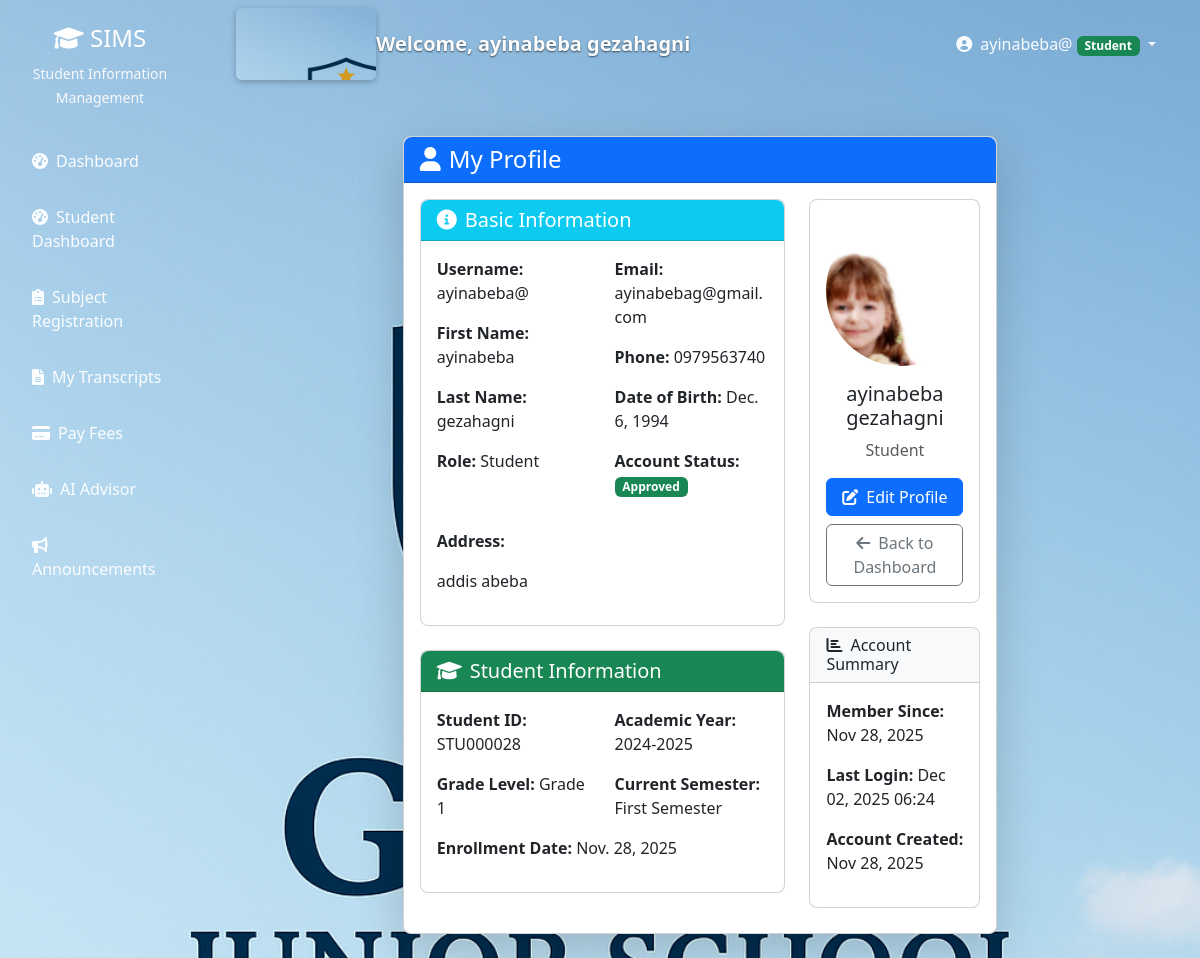
Before: /profile/ (signed in) with the older database file.
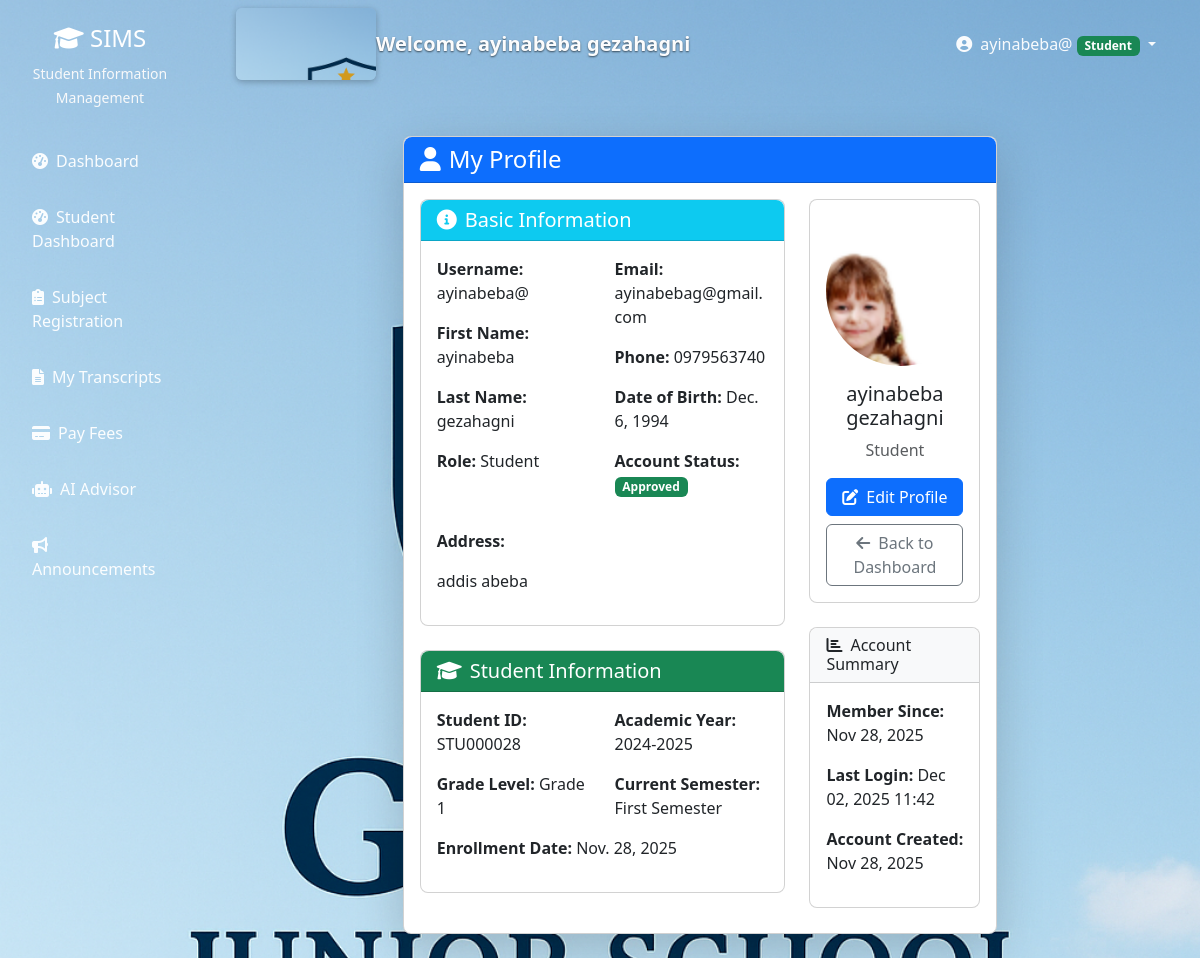
After: the same page with the newer database file.
### users/models.py (models this page shows, shortened)
class User(AbstractUser):
    ROLE_CHOICES = (
        ('admin', 'Administrator'),
        ('teacher', 'Teacher'),
        ('student', 'Student'),
        ('registrar', 'Registrar'),
        ('finance', 'Finance Officer'),
        ('parent', 'Parent'),
    )
    role = models.CharField(max_length=20, choices=ROLE_CHOICES)
    phone = models.CharField(max_length=15, blank=True)
    address = models.TextField(blank=True)
    date_of_birth = models.DateField(null=True, blank=True)
    profile_picture = models.ImageField(upload_to='profiles/', null=True, blank=True)
    is_approved = models.BooleanField(default=False)
    created_at = models.DateTimeField(auto_now_add=True)

### users/views.py (the view)
# urls.py: path('profile/', views.profile, name='profile'),
@login_required
def profile(request):
    user = request.user
    context = {
        'user': user,
    }
    if user.role == 'student':
        try:
            context['student_profile'] = user.studentprofile
        except StudentProfile.DoesNotExist:
            pass
    elif user.role == 'teacher':
        try:
            context['teacher_profile'] = user.teacherprofile
        except TeacherProfile.DoesNotExist:
            pass
    elif user.role == 'parent':
        try:
            context['parent_profile'] = user.parentprofile
            context['linked_students'] = StudentParent.objects.filter(parent=user).select_related('student', 'student__studentprofile')
        except ParentProfile.DoesNotExist:
            pass
    return render(request, 'users/profile.html', context)

### users/models.py (called while the page is built)
    def get_current_semester_display(self):
        return dict(self.SEMESTER_CHOICES).get(self.current_semester, 'Unknown')

### templates/users/profile.html (shortened to what the changed rows need)
{% extends 'base.html' %}
{% load static %}
{% block content %}
<div class="container-fluid py-4">
    <div class="row justify-content-center">
        <div class="col-md-10 col-lg-8">
            <div class="card shadow-lg">
                <div class="card-header bg-primary text-white">
                    <h4 class="card-title mb-0">
                        <i class="fas fa-user me-2"></i>My Profile
                    </h4>
                </div>
                <div class="card-body">
                    <div class="row">
                        <div class="col-md-8">
                            <div class="card mb-4">
                                <div class="card-header bg-info text-white">
                                    <h5 class="card-title mb-0">
                                        <i class="fas fa-info-circle me-2"></i>Basic Information
                                    </h5>
                                </div>
                                <div class="card-body">
                                    <div class="row">
                                        <div class="col-md-6">
                                            <p><strong>Username:</strong> {{ user.username }}</p>
                                            <p><strong>First Name:</strong> {{ user.first_name }}</p>
                                            <p><strong>Last Name:</strong> {{ user.last_name }}</p>
                                            <p><strong>Role:</strong> {{ user.get_role_display }}</p>
                                        </div>
                                        <div class="col-md-6">
                                            <p><strong>Email:</strong> {{ user.email }}</p>
                                            <p><strong>Phone:</strong> {{ user.phone|default:"Not provided" }}</p>
                                            <p><strong>Date of Birth:</strong> {{ user.date_of_birth|default:"Not provided" }}</p>
                                            <p><strong>Account Status:</strong>
                                                <span class="badge {% if user.is_approved %}bg-success{% else %}bg-warning{% endif %}">
                                                    {% if user.is_approved %}Approved{% else %}Pending Approval{% endif %}
                                                </span>
                                            </p>
                                        </div>
                                    </div>
                                    <div class="mt-3">
                                        <p><strong>Address:</strong> {{ user.address|default:"Not provided"|linebreaks }}</p>
                                    </div>
                                </div>
                            </div>
                            {% if user.role == 'student' and student_profile %}
                            <div class="card mb-4">
                                <div class="card-header bg-success text-white">
                                    <h5 class="card-title mb-0">
                                        <i class="fas fa-graduation-cap me-2"></i>Student Information
                                    </h5>
                                </div>
                                <div class="card-body">
                                    <div class="row">
                                        <div class="col-md-6">
                                            <p><strong>Student ID:</strong> {{ student_profile.student_id }}</p>
                                            <p><strong>Grade Level:</strong> Grade {{ student_profile.grade_level }}</p>
                                        </div>
                                        <div class="col-md-6">
                                            <p><strong>Academic Year:</strong> {{ student_profile.academic_year }}</p>
                                            <p><strong>Current Semester:</strong> {{ student_profile.get_current_semester_display }}</p>
                                        </div>
                                    </div>
                                    <p><strong>Enrollment Date:</strong> {{ student_profile.enrollment_date }}</p>
                                </div>
                            </div>
                            {% endif %}
                        </div>
                        <div class="col-md-4">
                            <div class="card mb-4">
                                <div class="card-body text-center">
                                    {% if user.profile_picture %}
                                        <img src="{{ user.profile_picture.url }}" alt="Profile Picture"
                                             class="rounded-circle mb-3" style="width: 150px; height: 150px; object-fit: cover;">
                                    {% else %}
                                        <div class="bg-light rounded-circle d-inline-flex align-items-center justify-content-center mb-3"
                                             style="width: 150px; height: 150px;">
                                            <i class="fas fa-user fa-4x text-secondary"></i>
                                        </div>
                                    {% endif %}
                                    <h5>{{ user.get_full_name|default:user.username }}</h5>
                                    <p class="text-muted">{{ user.get_role_display }}</p>
                                    <div class="d-grid gap-2">
                                        <a href="{% url 'edit_profile' %}" class="btn btn-primary">
                                            <i class="fas fa-edit me-2"></i>Edit Profile
                                        </a>
                                        <a href="{% url 'dashboard' %}" class="btn btn-outline-secondary">
                                            <i class="fas fa-arrow-left me-2"></i>Back to Dashboard
                                        </a>
                                    </div>
                                </div>
                            </div>
                            <div class="card">
                                <div class="card-header bg-light">
                                    <h6 class="card-title mb-0">
                                        <i class="fas fa-chart-bar me-2"></i>Account Summary
                                    </h6>
                                </div>
                                <div class="card-body">
                                    <p><strong>Member Since:</strong> {{ user.date_joined|date:"M d, Y" }}</p>
                                    <p><strong>Last Login:</strong> {{ user.last_login|date:"M d, Y H:i"|default:"Never" }}</p>
                                    <p><strong>Account Created:</strong> {{ user.created_at|date:"M d, Y" }}</p>
                                </div>
                            </div>
                        </div>
                    </div>
                </div>
            </div>
        </div>
    </div>
</div>
{% endblock %}

### templates/base.html (shortened to what this page needs)
<!DOCTYPE html>
<html lang="en">
  <head>
    {% load static %}
    <link
      href="https://cdn.jsdelivr.net/npm/bootstrap@5.3.0/dist/css/bootstrap.min.css"
      rel="stylesheet"
    />
    <link
      href="https://cdnjs.cloudflare.com/ajax/libs/font-awesome/6.0.0/css/all.min.css"
      rel="stylesheet"
    />
  </head>
  <body>
    {% if user.is_authenticated %}
    <div class="container-fluid">
      <div class="row">
        <nav class="col-md-3 col-lg-2 d-md-block sidebar">
          <div class="position-sticky pt-4">
            <div class="text-center mb-4">
              <h4 class="text-white">
                <i class="fas fa-graduation-cap"></i> SIMS
              </h4>
              <small class="text-light">Student Information Management</small>
            </div>
            <ul class="nav flex-column">
              <li class="nav-item">
                <a
                  class="nav-link {% if request.resolver_match.url_name == 'dashboard' %}active{% endif %}"
                  href="{% url 'dashboard' %}"
                >
                  <i class="fas fa-tachometer-alt me-2"></i>Dashboard
                </a>
              </li>
              {% if user.role == 'student' or user.is_student %}
              <li class="nav-item">
                <a class="nav-link" href="{% url 'student_dashboard' %}">
                  <i class="fas fa-tachometer-alt me-2"></i>Student Dashboard
                </a>
              </li>
              <li class="nav-item">
                <a class="nav-link" href="{% url 'subject_registration' %}">
                  <i class="fas fa-clipboard-list me-2"></i>Subject Registration
                </a>
              </li>
              <li class="nav-item">
                <a class="nav-link" href="{% url 'view_transcripts' %}">
                  <i class="fas fa-file-alt me-2"></i>My Transcripts
                </a>
              </li>
              <li class="nav-item">
                <a class="nav-link" href="{% url 'pay_fees' %}">
                  <i class="fas fa-credit-card me-2"></i>Pay Fees
                </a>
              </li>
              <li class="nav-item">
                <a class="nav-link" href="{% url 'interact_with_ai' %}">
                  <i class="fas fa-robot me-2"></i>AI Advisor
                </a>
              </li>
              <li class="nav-item">
                <a class="nav-link" href="{% url 'view_announcements' %}">
                  <i class="fas fa-bullhorn me-2"></i>Announcements
                </a>
              </li>
              {% endif %}
            </ul>
          </div>
        </nav>
        <main class="col-md-9 ms-sm-auto col-lg-10 px-md-4 main-content">
          <nav
            class="navbar navbar-expand-lg navbar-light bg-white shadow-sm mb-4"
          >
            <div class="container-fluid">
              <span class="site-logo" aria-hidden="true"></span>
              <span class="navbar-brand"
                >Welcome, {{ user.get_full_name|default:user.username }}</span
              >
              <div class="navbar-nav ms-auto">
                <div class="nav-item dropdown">
                  <a
                    class="nav-link dropdown-toggle"
                    href="#"
                    id="navbarDropdown"
                    role="button"
                    data-bs-toggle="dropdown"
                  >
                    <i class="fas fa-user-circle me-1"></i> {{ user.username }}
                    <span
                      class="badge bg-{% if user.role == 'admin' %}danger{% elif user.role == 'teacher' %}info{% elif user.role == 'student' %}success{% elif user.role == 'parent' %}warning{% else %}secondary{% endif %}"
                    >
                      {{ user.get_role_display }}
                    </span>
                  </a>
                </div>
              </div>
            </div>
          </nav>
          <div class="container-fluid">{% block content %}{% endblock %}</div>
        </main>
      </div>
    </div>
    {% endif %}
  </body>
</html>

Changed rows visible on the page:
changed User "ayinabeba gezahagni": last_login "Dec 02, 2025 06:24" → "Dec 02, 2025 11:42"
